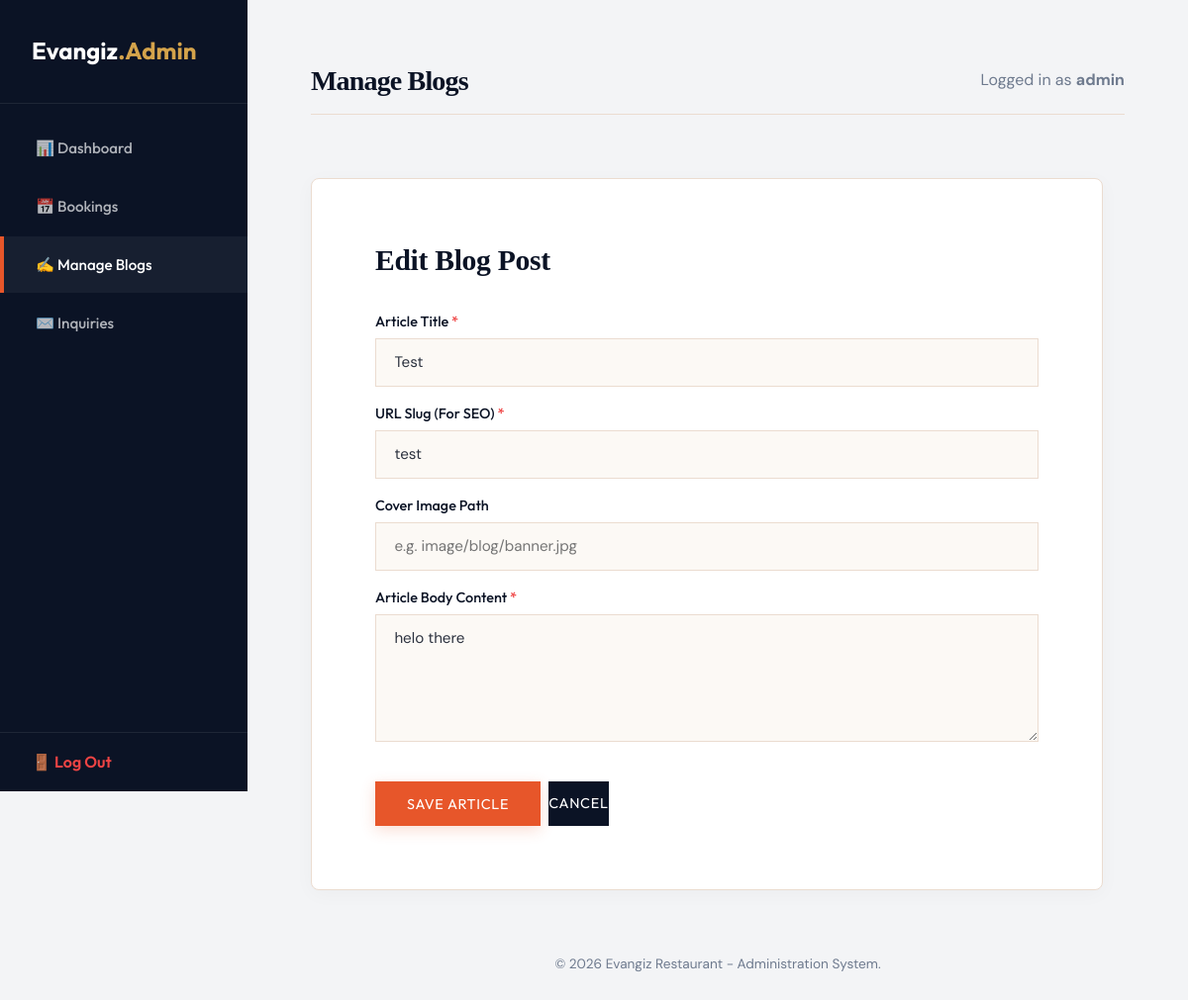
/admin/blogs.php?action=edit&id=3 (signed in), run on the app's committed database.
### tables this page shows
CREATE TABLE blogs (
    id INTEGER PRIMARY KEY AUTOINCREMENT,
    title VARCHAR(255) NOT NULL,
    slug VARCHAR(255) NOT NULL UNIQUE,
    content TEXT NOT NULL,
    image_path VARCHAR(255) DEFAULT NULL,
    created_at TIMESTAMP DEFAULT CURRENT_TIMESTAMP
);

### config.php (called while the page is built, shortened)
<?php
function url($path = '') {
    $project_root = str_replace('\\', '/', __DIR__);
    $script_filename = str_replace('\\', '/', $_SERVER['SCRIPT_FILENAME'] ?? '');
    $script_name = str_replace('\\', '/', $_SERVER['SCRIPT_NAME'] ?? '');
    $base_url = '';
    if (!empty($script_filename) && !empty($script_name)) {
        if (strpos($script_filename, $project_root) === 0) {
            $suffix = substr($script_filename, strlen($project_root));
            if (substr($script_name, -strlen($suffix)) === $suffix) {
                $base_url = substr($script_name, 0, strlen($script_name) - strlen($suffix));
            } else {
                $base_url = dirname($script_name);
                if ($base_url === '\\' || $base_url === '/') {
                    $base_url = '';
                }
            }
        }
    }
    $base_url = rtrim(str_replace('\\', '/', $base_url), '/');
    return $base_url . '/' . ltrim($path, '/');
}
?>

### admin/blogs.php (the view, shortened to what this page needs)
<?php
include_once __DIR__ . '/includes/header.php';
$action = $_GET['action'] ?? 'list';
$post_id = intval($_GET['id'] ?? 0);
$form_post = null;
if ($action === 'list') {
    try {
        $blogs = $conn->query("SELECT * FROM blogs ORDER BY created_at DESC")->fetchAll();
    } catch (PDOException $e) {
        $alert_error = "Database read error: " . $e->getMessage();
    }
} elseif ($action === 'edit' && $post_id > 0) {
    try {
        $stmt = $conn->prepare("SELECT * FROM blogs WHERE id = ? LIMIT 1");
        $stmt->execute([$post_id]);
        $form_post = $stmt->fetch();
    } catch (PDOException $e) {
        $alert_error = "Database read error: " . $e->getMessage();
        $action = 'list';
    }
}
?>
<?php if ($action === 'add' || $action === 'edit'): ?>
    <div class="admin-form-panel">
        <h3 style="margin-bottom: var(--space-lg);"><?php echo $action === 'add' ? 'Write New Blog Post' : 'Edit Blog Post'; ?></h3>
        <form action="<?php echo admin_url('/blogs.php?action=' . $action . '&id=' . $post_id); ?>" method="POST" id="blog-editor-form">
            <?php
            $title_val = $form_post ? $form_post['title'] : '';
            $slug_val = $form_post ? $form_post['slug'] : '';
            $content_val = $form_post ? $form_post['content'] : '';
            $image_val = $form_post ? $form_post['image_path'] : 'image/blog/default.jpg';
            echo render_form_input('title', 'Article Title', 'text', 'Enter article headline...', true, $title_val);
            echo render_form_input('slug', 'URL Slug (For SEO)', 'text', 'auto-generated-slug-path', true, $slug_val);
            echo render_form_input('image_path', 'Cover Image Path', 'text', 'e.g. image/blog/banner.jpg', false, $image_val);
            echo render_form_textarea('content', 'Article Body Content', 'Write article text here...', true, $content_val);
            ?>
            <div style="margin-top: var(--space-lg); display: flex; gap: var(--space-sm);">
                <button type="submit" class="btn btn-primary">
                    <span class="btn-text-wrapper">
                        <span class="btn-text-main">Save Article</span>
                    </span>
                </button>
                <a href="<?php echo admin_url('/blogs.php'); ?>" class="btn btn-secondary">Cancel</a>
            </div>
        </form>
    </div>
<?php endif; ?>
<?php
include_once __DIR__ . '/includes/footer.php';
?>

### includes/components.php (shortened to what this page needs)
<?php
function render_form_input($name, $label, $type = 'text', $placeholder = '', $required = false, $value = '') {
    $input_name = htmlspecialchars($name);
    $input_label = htmlspecialchars($label);
    $input_type = htmlspecialchars($type);
    $input_placeholder = htmlspecialchars($placeholder);
    $input_value = htmlspecialchars($value);
    $req_attr = $required ? 'required' : '';
    $req_star = $required ? ' <span class="required-star">*</span>' : '';
    return "
    <div class=\"form-group\">
        <label for=\"{$input_name}\" class=\"form-label\">{$input_label}{$req_star}</label>
        <input type=\"{$input_type}\" id=\"{$input_name}\" name=\"{$input_name}\" class=\"form-control\" placeholder=\"{$input_placeholder}\" value=\"{$input_value}\" {$req_attr}>
        <span class=\"form-error-msg\"></span>
    </div>";
}
function render_form_textarea($name, $label, $placeholder = '', $required = false, $value = '') {
    $input_name = htmlspecialchars($name);
    $input_label = htmlspecialchars($label);
    $input_placeholder = htmlspecialchars($placeholder);
    $input_value = htmlspecialchars($value);
    $req_attr = $required ? 'required' : '';
    $req_star = $required ? ' <span class="required-star">*</span>' : '';
    return "
    <div class=\"form-group\">
        <label for=\"{$input_name}\" class=\"form-label\">{$input_label}{$req_star}</label>
        <textarea id=\"{$input_name}\" name=\"{$input_name}\" class=\"form-control form-textarea\" placeholder=\"{$input_placeholder}\" rows=\"5\" {$req_attr}>{$input_value}</textarea>
        <span class=\"form-error-msg\"></span>
    </div>";
}
?>

### css/main.css (style rules this page uses)
:root { --color-primary: #0b1325; --color-primary-light: #16223f; --color-accent: #e7562a; --color-accent-hover: #cf431a; --color-secondary: #d4a34b; --color-bg-warm: #fcf9f5; --color-bg-cream: #ffffff; --color-text-dark: #2c323f; --color-text-light: #f5f6f8; --color-text-muted: #6e7a8e; --color-border: #ebdcd0; --color-success: #10b981; --color-error: #ef4444; --color-white: #ffffff; --font-heading: 'Outfit', -apple-system, BlinkMacSystemFont, "Segoe UI", Roboto, sans-serif; --font-serif: 'Cormorant Garamond', Georgia, serif; --font-body: 'DM Sans', -apple-system, BlinkMacSystemFont, "Segoe UI", Roboto, sans-serif; --space-xs: 0.25rem; --space-sm: 0.5rem; --space-md: 1rem; --space-lg: 2rem; --space-xl: 4rem; --space-xxl: 7rem; --max-width: 1200px; --radius-sm: 4px; --radius-md: 8px; --radius-lg: 16px; --radius-xl: 32px; --radius-round: 9999px; --transition-smooth: all 0.4s cubic-bezier(0.16, 1, 0.3, 1); --transition-fast: all 0.2s ease; --shadow-subtle: 0 4px 20px rgba(0, 0, 0, 0.03); --shadow-medium: 0 8px 30px rgba(11, 19, 37, 0.06); --shadow-premium: 0 20px 50px rgba(11, 19, 37, 0.12); }
*, *::before, *::after { box-sizing: border-box; margin: 0; padding: 0; }
html { scroll-behavior: smooth; -webkit-font-smoothing: antialiased; -moz-osx-font-smoothing: grayscale; }
body { font-family: var(--font-body); font-size: 1rem; line-height: 1.65; color: var(--color-text-dark); background-color: var(--color-bg-warm); overflow-x: hidden; }
h1, h2, h3, h4, h5, h6 { font-family: var(--font-serif); font-weight: 600; color: var(--color-primary); line-height: 1.25; }
h3 { font-size: clamp(1.35rem, 3vw, 1.85rem); letter-spacing: -0.01em; }
a { color: inherit; text-decoration: none; transition: var(--transition-fast); }

### css/components.css (style rules this page uses)
.btn { display: inline-flex; align-items: center; justify-content: center; font-family: var(--font-heading); font-size: 0.9rem; text-transform: uppercase; letter-spacing: 0.05em; border-radius: 0; cursor: pointer; overflow: hidden; position: relative; border: none; outline: none; transition: var(--transition-smooth); padding: 0; }
.btn-text-wrapper { display: block; position: relative; transition: transform 0.4s cubic-bezier(0.16, 1, 0.3, 1); width: 100%; }
.btn-text-main, .btn-text-hover { display: block; padding: 0.85rem 2rem; width: 100%; text-align: center; }
.btn-primary { background-color: var(--color-accent); color: var(--color-white); box-shadow: 0 4px 15px rgba(231, 86, 42, 0.2); }
.btn-secondary { background-color: var(--color-primary); color: var(--color-white); }
.form-group { margin-bottom: var(--space-md); }
.form-label { display: block; font-family: var(--font-heading); font-weight: 500; font-size: 0.9rem; color: var(--color-primary); margin-bottom: var(--space-xs); }
.required-star { color: var(--color-error); }
.form-control { width: 100%; padding: 0.85rem 1.15rem; font-family: var(--font-body); font-size: 0.95rem; background-color: var(--color-bg-warm); border: 1px solid var(--color-border); border-radius: 0; color: var(--color-text-dark); outline: none; transition: var(--transition-fast); }
.form-textarea { resize: vertical; }

### admin/includes/header.php (style rules this page uses)
:root { --admin-sidebar-width: 250px; }
body { background-color: #f3f4f6; display: flex; min-height: 100vh; }
.admin-form-panel { background-color: var(--color-bg-cream); padding: var(--space-xl); border-radius: var(--radius-md); border: 1px solid var(--color-border); box-shadow: var(--shadow-subtle); max-width: 800px; }

### data on the page
blogs: title "Test", slug "test", content "helo there"

### other printed values
$_SESSION['admin_user'] "admin"
$input_label "Article Title URL Slug (For SEO) Cover Image Path"
$input_label "Article Body Content"
